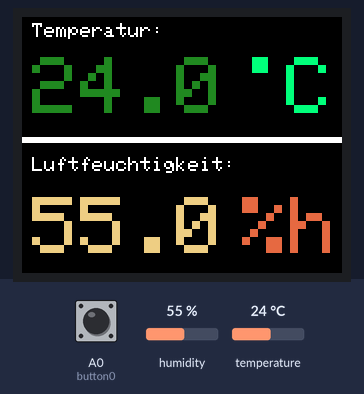
This sketch was run on a simulated Arduino Uno, built with avr-gcc and run on an emulated ATmega328P. Parts: 160×128 colour display. The test bench sets the inputs (shaded band); at power-on: A0 (button0) HIGH, humidity 55 %, temperature 24 °C.

Above: at 1.2 s.
1.3 s: A0 (button0) pulled LOW for 0.15 s
At 2.7 s:
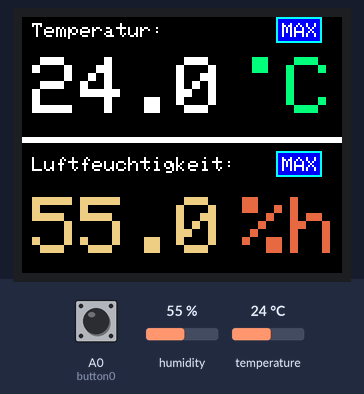
3.0 s: A0 (button0) pulled LOW for 0.15 s
At 4.2 s:
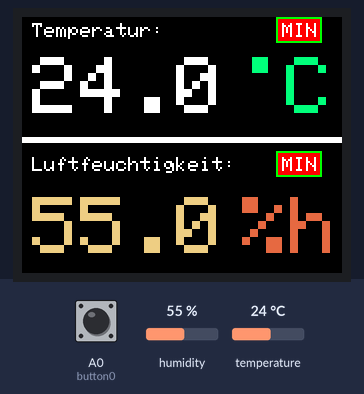
4.7 s: A0 (button0) pulled LOW for 3.2 s
At 8.2 s:
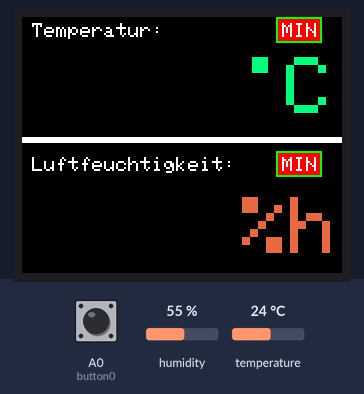
Timing chart, 0 to 9.7 s (numbered marks = the images above; inputs shaded):
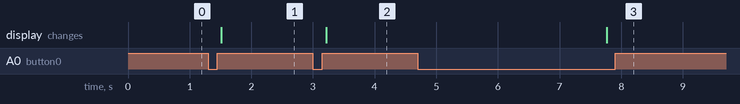

Measured:
- after the input at 1.3 s, the display: changes after 0.21 s (image 1)
- after the input at 3.0 s, the display: changes after 0.21 s (image 2)
- after the input at 4.7 s, the display: changes after 3.1 s (image 3)

The sketch:

TFTthermometer.ino
```cpp
#include <TFT.h>
#include <SPI.h>
#include <Adafruit_Sensor.h>
#include <DHT.h>
#include <DHT_U.h>
#include <ezButton.h>

#define DHTPIN 2
#define DHTTYPE DHT22
#define cs 10
#define dc 9
#define rst 8

DHT_Unified dht(DHTPIN, DHTTYPE);
TFT TFTscreen = TFT(cs, dc, rst);
ezButton button0(A0);
//ezButton button1(A1);
//ezButton button2(A2);

uint8_t state = 0;                  // initial state for statemachine
const uint32_t INTERVAL_MS = 60000;  // interval in ms for statemachine
char sensorPrintout[5];
char maxTmp[5];
char maxHum[5];
char minTmp[5];
char minHum[5];
float maxTemp;
float maxHumi;
float minTemp = 99.9;
float minHumi = 99.9;

const int buttonPin0 = A0;
//const int buttonPin1 = A1;
//const int buttonPin2 = A2;

int buttonState0;
//int buttonState1;
//int buttonState2;

const int SHORT_PRESS_TIME = 1000;
const int LONG_PRESS_TIME = 3000;

unsigned long pressedTime = 0;
unsigned long releasedTime = 0;
bool isPressing = false;
bool isLongDetected = false;

void setup() {
  button0.setDebounceTime(50);
  //button1.setDebounceTime(50);
  //button2.setDebounceTime(50);
  TFTscreen.begin();
  dht.begin();
  drawScreen();
  nextState();
}
void loop() {
  static unsigned long timer = millis();

  if (millis() - timer >= INTERVAL_MS) {
    timer = millis();
    state = 0;
    nextState();
  }
  readButtons();
}
void nextState() {
  switch (state) {
    case 0:
      drawSensor();
      getMax();
      getMin();
      break;
    case 1:
      drawMax();
      break;
    case 2:
      drawMin();
      break;
    case 3:
      drawMax();
      break;
    default:
      //state = -1;
      TFTscreen.background(0, 0, 0);
      TFTscreen.stroke(0, 0, 255);
      TFTscreen.text("Error!", 0, 20);
      break;
  }
}
void readButtons() {
    button0.loop(); // MUST call the loop() function first

  if(button0.isPressed()){
    pressedTime = millis();
    isPressing = true;
    isLongDetected = false;
  }

  if(button0.isReleased()) {
    isPressing = false;
    releasedTime = millis();

    long pressDuration = releasedTime - pressedTime;

    if( pressDuration < SHORT_PRESS_TIME )
      state++;
      if (state > 2)  {
        state = 0;
      }
    nextState();
  }

  if(isPressing == true && isLongDetected == false) {
    long pressDuration = millis() - pressedTime;

    if( pressDuration > LONG_PRESS_TIME ) {
      resetMinMax();
      nextState();
      isLongDetected = true;
    }
  }
}
void drawScreen() { // draw Basic Sensor screen
  TFTscreen.background(0, 0, 0);

  // write small text labels
  TFTscreen.stroke(255, 255, 255);
  TFTscreen.setTextSize(1);
  TFTscreen.text("Temperatur:\n ", 5, 3);
  TFTscreen.text("Luftfeuchtigkeit:\n ", 5, 70);

  // draw Celsius degree
  TFTscreen.stroke(0, 252, 124);
  TFTscreen.setTextSize(4);
  TFTscreen.text("C", 132, 20);
  TFTscreen.fill(0, 252, 124);
  TFTscreen.rect(115, 20, 8, 8);

  //draw Humidity percent
  TFTscreen.stroke(225, 105, 65);
  TFTscreen.text("%h", 110, 90);

  // draw middle line
  TFTscreen.stroke(255, 255, 255);
  TFTscreen.fill(255, 255, 255);
  TFTscreen.rect(0, 60, 160, 3);
}
void drawSensor()  {
  // delete MIN/MAX labels
  TFTscreen.stroke(0, 0, 0);
  TFTscreen.fill(0, 0, 0);
  TFTscreen.rect(127, 0, 23, 13);
  TFTscreen.rect(127, 67, 23, 13);

  sensors_event_t event;
  dht.temperature().getEvent(&event);
  if (isnan(event.temperature)) {
    TFTscreen.stroke(0, 0, 0);
    TFTscreen.fill(0, 0, 0);
    TFTscreen.rect(0, 20, 160, 35);

    TFTscreen.stroke(255, 0, 0);
    TFTscreen.text("Error!", 0, 20);
  } else {
    String sensorVal = String(event.temperature);
    sensorVal.toCharArray(sensorPrintout, 5);
    TFTscreen.stroke(0, 0, 0);
    TFTscreen.fill(0, 0, 0);
    TFTscreen.rect(5, 20, 100, 35);

    TFTscreen.stroke(34, 139, 34);
    TFTscreen.text(sensorPrintout, 5, 20);
  }
  dht.humidity().getEvent(&event);
  if (isnan(event.relative_humidity)) {
    TFTscreen.stroke(0, 0, 0);
    TFTscreen.fill(0, 0, 0);
    TFTscreen.rect(0, 90, 160, 35);
  } else {
    TFTscreen.stroke(0, 0, 0);
    TFTscreen.fill(0, 0, 0);
    TFTscreen.rect(5, 90, 100, 35);

    String sensorVal = String(event.relative_humidity);
    sensorVal.toCharArray(sensorPrintout, 5);
    TFTscreen.stroke(235, 206, 135);
    TFTscreen.text(sensorPrintout, 5, 90);
  }
}
void getMax() {
  sensors_event_t event;
  dht.temperature().getEvent(&event);
  float temp(event.temperature);
  if (temp > maxTemp)  {
    maxTemp = temp;
  }
  String sensorValTemp = String(maxTemp);
  sensorValTemp.toCharArray(maxTmp, 5);

  dht.humidity().getEvent(&event);
  float humi(event.relative_humidity);
  if (humi > maxHumi)  {
    maxHumi = humi;
  }
  String sensorValHumi = String(maxHumi);
  sensorValHumi.toCharArray(maxHum, 5);
}
void getMin() {
  sensors_event_t event;
  dht.temperature().getEvent(&event);
  float temp(event.temperature);
  if (temp < minTemp)  {
    minTemp = temp;
  }
  String sensorValminTemp = String(minTemp);
  sensorValminTemp.toCharArray(minTmp, 5);

  dht.humidity().getEvent(&event);
  float humi(event.relative_humidity);
  if (humi < minHumi)  {
    minHumi = humi;
  }
  String sensorValminHumi = String(minHumi);
  sensorValminHumi.toCharArray(minHum, 5);
}
void drawMax()  {
  TFTscreen.stroke(0, 255, 255);
  TFTscreen.fill(0, 0, 255);
  TFTscreen.rect(127, 0, 23, 13);
  TFTscreen.stroke(0, 255, 255);
  TFTscreen.fill(0, 0, 255);
  TFTscreen.rect(127, 67, 23, 13);
  // write small text labels
  TFTscreen.stroke(255, 255, 255);
  TFTscreen.setTextSize(1);
  TFTscreen.text("MAX\n ", 130, 3);
  TFTscreen.text("MAX\n ", 130, 70);
  TFTscreen.setTextSize(4);

  TFTscreen.stroke(0, 0, 0);
  TFTscreen.fill(0, 0, 0);
  TFTscreen.rect(5, 20, 100, 35);

  TFTscreen.stroke(255, 255, 255);
  TFTscreen.text(maxTmp, 5, 20);

  TFTscreen.stroke(0, 0, 0);
  TFTscreen.fill(0, 0, 0);
  TFTscreen.rect(5, 90, 100, 35);

  TFTscreen.stroke(235, 206, 135);
  TFTscreen.text(maxHum, 5, 90);
}
void drawMin()  {
  TFTscreen.stroke(0, 255, 0);
  TFTscreen.fill(255, 0, 0);
  TFTscreen.rect(127, 0, 23, 13);

  TFTscreen.stroke(0, 255, 0);
  TFTscreen.fill(255, 0, 0);
  TFTscreen.rect(127, 67, 23, 13);
  // write small text labels
  TFTscreen.stroke(255, 255, 255);
  TFTscreen.setTextSize(1);
  TFTscreen.text("MIN\n ", 130, 3);
  TFTscreen.text("MIN\n ", 130, 70);
  TFTscreen.setTextSize(4);

  TFTscreen.stroke(0, 0, 0);
  TFTscreen.fill(0, 0, 0);
  TFTscreen.rect(5, 20, 100, 35);

  TFTscreen.stroke(255, 255, 255);
  TFTscreen.text(minTmp, 5, 20);

  TFTscreen.stroke(0, 0, 0);
  TFTscreen.fill(0, 0, 0);
  TFTscreen.rect(5, 90, 100, 35);

  TFTscreen.stroke(235, 206, 135);
  TFTscreen.text(minHum, 5, 90);
}
void resetMinMax() {
  maxTmp[0] = '\0';
  maxHum[0] = '\0';
  minTmp[0] = '\0';
  minHum[0] = '\0';
  maxTemp = 0;
  maxHumi = 0;
  minTemp = 99.9;
  minHumi = 99.9;

}
```
